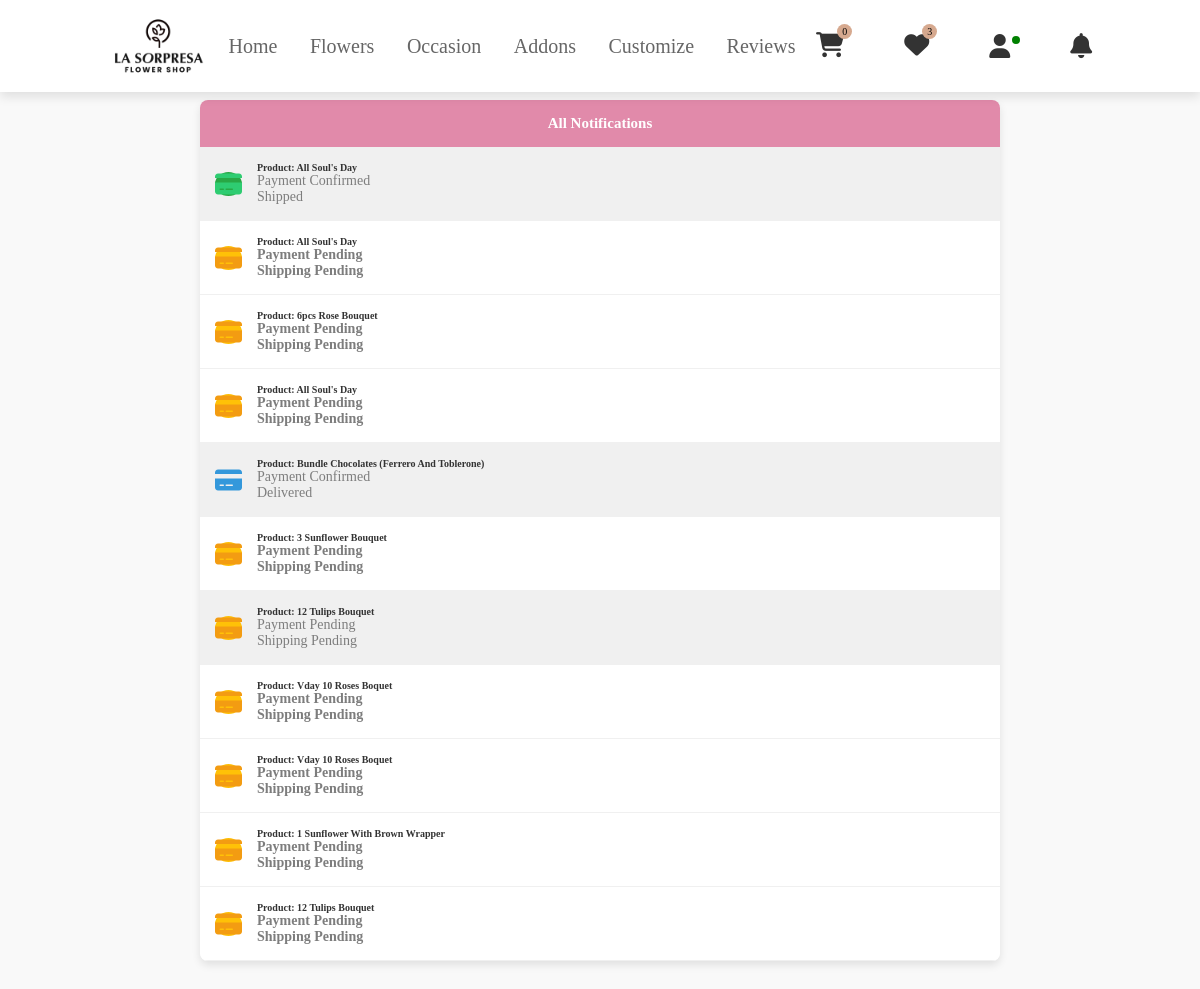
The app's page /users/notifications.php (signed in) with its own data.
### tables this page shows
CREATE TABLE `payment` (
  `payment_id` int(11) NOT NULL,
  `cust_id` int(11) NOT NULL,
  `order_id` int(11) DEFAULT NULL,
  `cust_name` varchar(255) NOT NULL,
  `cust_email` varchar(255) NOT NULL,
  `reference_number` varchar(255) DEFAULT NULL,
  `amount_paid` decimal(10,2) NOT NULL,
  `payment_method` enum('gcash','cop','cash') NOT NULL,
  `payment_status` enum('pending','paid','failed','canceled') DEFAULT 'pending',
  `shipping_status` enum('pending','shipped','delivered','readyforpickup','canceled') DEFAULT 'pending',
  `created_at` timestamp NOT NULL DEFAULT current_timestamp(),
  `updated_at` timestamp NOT NULL DEFAULT current_timestamp() ON UPDATE current_timestamp(),
  `viewed` tinyint(1) DEFAULT 0
);

CREATE TABLE `product` (
  `p_id` int(11) NOT NULL,
  `name` varchar(255) NOT NULL,
  `old_price` varchar(10) NOT NULL,
  `discount` int(100) NOT NULL,
  `current_price` varchar(10) NOT NULL,
  `quantity` int(10) NOT NULL,
  `featured_photo` varchar(255) NOT NULL,
  `description` text NOT NULL,
  `short_description` text NOT NULL,
  `feature` text NOT NULL,
  `other_photo` text NOT NULL,
  `condition` text NOT NULL,
  `is_featured` int(1) NOT NULL,
  `is_active` int(1) NOT NULL,
  `ecat_id` int(11) NOT NULL
);

### users/notifications.php (the view, shortened to what this page needs)
<?php
include("conn.php");
?>
<?php include('navuser.php'); ?>
<!DOCTYPE html>
<html lang="en">
<head>
</head>
<body>
    <div class="container1">
        <h2>All Notifications</h2>
        <?php if (!empty($payments)): ?>
    <ul class="notifications-list1">
        <?php foreach ($payments as $payment): ?>
            <?php
            $paymentStatus = ($payment['payment_status'] == 'pending') ? 'Payment Pending' :
                             ($payment['payment_status'] == 'paid' ? 'Payment Confirmed' : 'Payment Failed');
            $shippingStatus = ($payment['shipping_status'] == 'pending') ? 'Shipping Pending' :
                              ($payment['shipping_status'] == 'shipped' ? 'Shipped' :
                              ($payment['shipping_status'] == 'delivered' ? 'Delivered' :
                              ($payment['shipping_status'] == 'readyforpickup' ? 'Ready for Pickup' : '')));
            $isDelivered = $payment['shipping_status'] == 'delivered';
            $isReadyForPickup = $payment['shipping_status'] == 'readyforpickup';
            $isViewed = $payment['viewed'] == 1;
            ?>
            <li class="notification-item1 <?php echo $isViewed ? 'viewed-item' : 'not-viewed-item'; ?> <?php echo $isDelivered ? 'delivered-item' : ''; ?>">
                <i class="fa fa-credit-card <?php echo $isDelivered ? 'bg-delivered' : ($isReadyForPickup ? 'bg-ready' : ($payment['payment_status'] == 'pending' ? 'bg-warning' : 'bg-success')); ?>"></i>
                <div>
                    <a href="order-details.php?order_id=<?php echo $payment['order_id']; ?>&product_id=<?php echo $payment['product_id']; ?>">
                        <strong>Product: <?php echo htmlspecialchars($payment['name']); ?></strong>
                        <div class="text-muted small"><?php echo $paymentStatus; ?></div>
                        <div class="text-muted small"><?php echo $shippingStatus; ?></div>
                    </a>
                </div>
            </li>
        <?php endforeach; ?>
    </ul>
<?php else: ?>
    <p>No notifications available.</p>
<?php endif; ?>
    </div>
</body>
</html>

### css/footer.css (style rules this page uses)
:root { --pink: #e84393; --main: #d0bcb3; --font: #d18276; --button: #d6a98f; --footer: #e7d0c5 ; }

### css/main.css (style rules this page uses)
:root { --pink: #e84393; --main: #d0bcb3; --font: #d18276; --button: #d6a98f; --bg: rgb(233, 221, 204); }
* { margin: 0; padding: 0; font-family: "NudMotoya Maru W55 W5"; outline: none; border: none; text-decoration: none; text-transform: capitalize; transition: .2s linear; }
html { font-size: 62.5%; scroll-behavior: smooth; scroll-padding-top: 6rem; overflow-x: hidden; }
.bg-warning { background-color: #ffc107; border-radius: 50%; }
.bg-success { background-color: #28a745; border-radius: 50%; }
.text-muted { font-size: 12px; color: #888; }

### users/navuser.php (style rules this page uses)
.bg-delivered { color: #3498db; }

### users/notifications.php (style rules this page uses)
body { font-family: Arial, sans-serif; background-color: #f9f9f9; margin: 0; padding: 0; }
.container1 { max-width: 800px; margin: 100px auto; background: #fff; border-radius: 8px; box-shadow: 0 4px 8px rgba(0, 0, 0, 0.1); overflow: hidden; }
h2 { background-color: #e18aaa; color: #fff; margin: 0; padding: 15px; text-align: center; }
.notifications-list1 { list-style: none; margin: 0; padding: 0; }
.notification-item1 { display: flex; align-items: center; padding: 15px; border-bottom: 1px solid #f0f0f0; transition: background-color 0.3s ease; }
.notification-item1 i { font-size: 24px; margin-right: 15px; }
.notification-item1 .bg-warning { color: #f39c12; }
.notification-item1 .bg-success { color: #2ecc71; }
.notification-item1 .bg-delivered { color: #3498db; }
.notification-item1 div { flex: 1; }
.notification-item1 a { text-decoration: none; color: #333; }
.text-muted { color: #7d7d7d; }
.text-muted.small { font-size: 14px; }
.delivered-item { background-color: #eaf5ff; }
.viewed-item { background-color: #f0f0f0; color: #999; }
.not-viewed-item { background-color: #fff; font-weight: bold; }

### records on screen
payment: product.name "All Soul's Day", payment_status "Payment Confirmed", shipping_status "Shipped"
payment: product.name "All Soul's Day", payment_status "Payment Pending", shipping_status "Shipping Pending"
payment: product.name "6pcs Rose Bouquet", payment_status "Payment Pending", shipping_status "Shipping Pending"
payment: product.name "All Soul's Day", payment_status "Payment Pending", shipping_status "Shipping Pending"
payment: product.name "Bundle Chocolates (Ferrero And Toblerone)", payment_status "Payment Confirmed", shipping_status "Delivered"
payment: product.name "3 Sunflower Bouquet", payment_status "Payment Pending", shipping_status "Shipping Pending"
payment: product.name "12 Tulips Bouquet", payment_status "Payment Pending", shipping_status "Shipping Pending"
payment: product.name "Vday 10 Roses Boquet", payment_status "Payment Pending", shipping_status "Shipping Pending"
payment: product.name "Vday 10 Roses Boquet", payment_status "Payment Pending", shipping_status "Shipping Pending"
payment: product.name "1 Sunflower With Brown Wrapper", payment_status "Payment Pending", shipping_status "Shipping Pending", product.name "12 Tulips Bouquet"

### other values on screen
$count "0"
$count "3"
